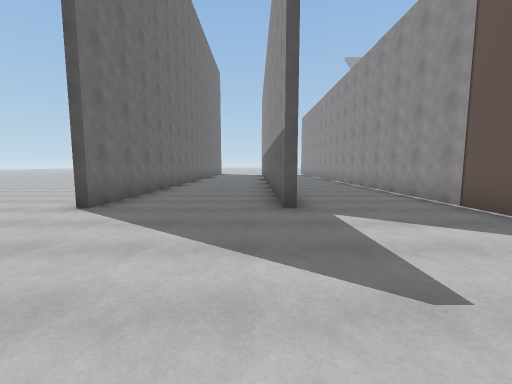
view 1 (above)

16 first-person views from a walk through a 3-D level made in the Unity game engine. The camera is 1.5 m above the floor, tilts 6° down and sees 90° across. The floor is counted in squares, 2 m on a side. Each view is taken from the middle of a square. On the plan, view 1 faces up. The plan holds only what a view shows up to about 9 squares ahead; the rest is blank. The place goes on beyond the plan. Some animated figures are not drawn.

view 2
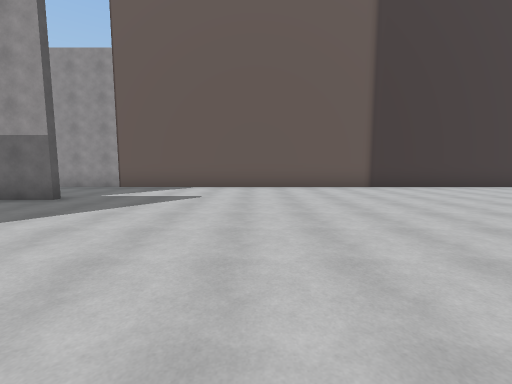

view 3
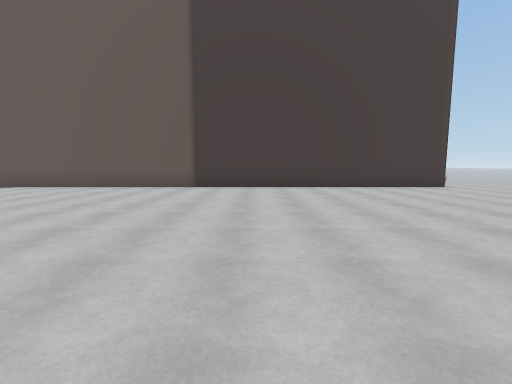

view 4
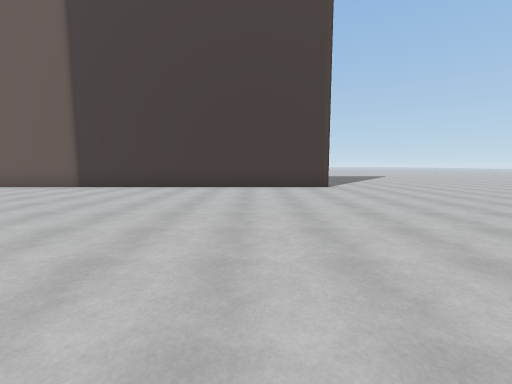

view 5
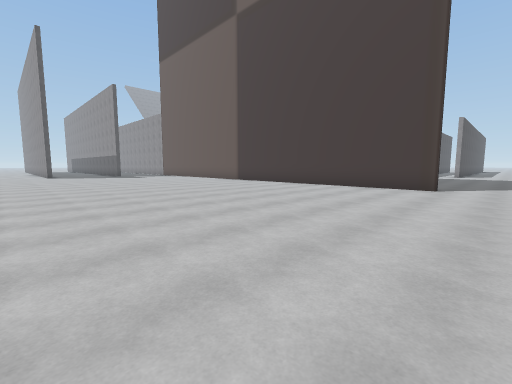

view 6
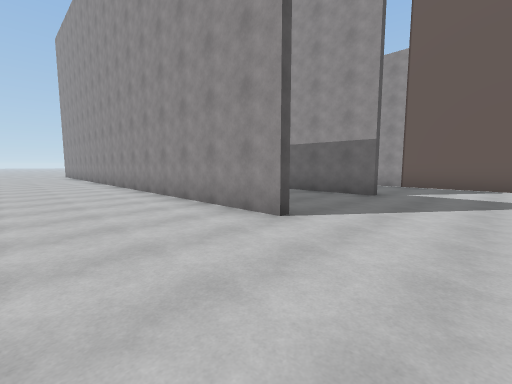

view 7
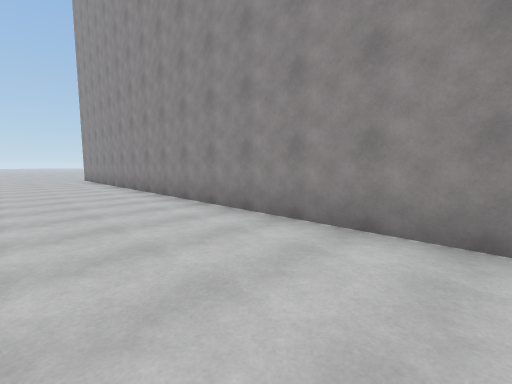

view 8
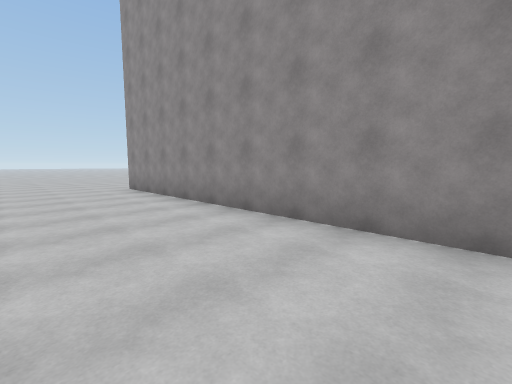

view 9
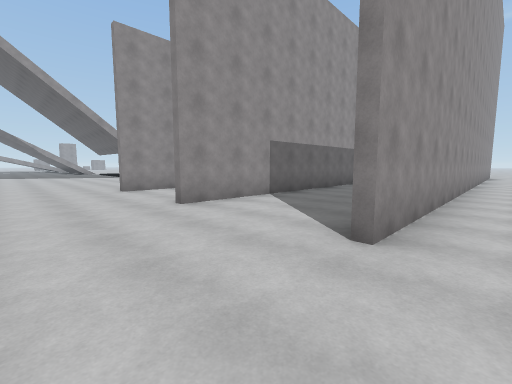

view 10
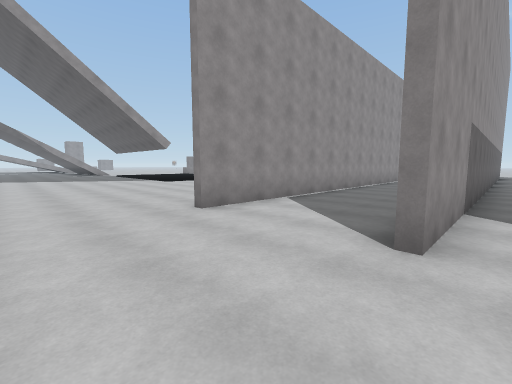

view 11
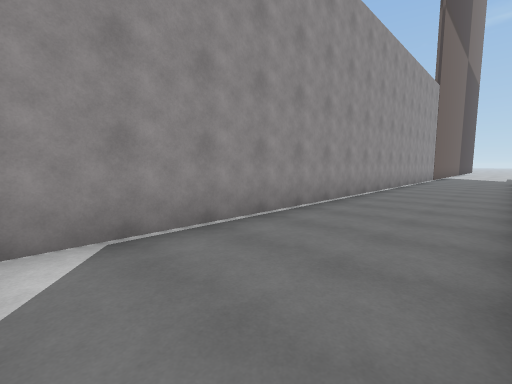

view 12
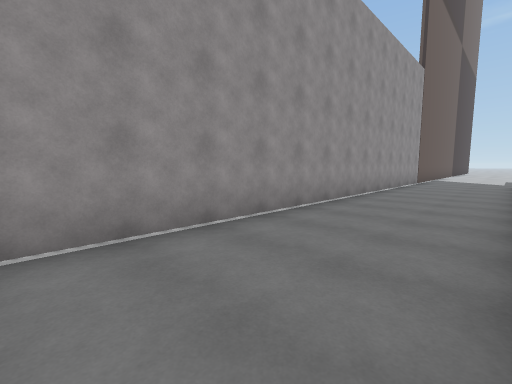

view 13
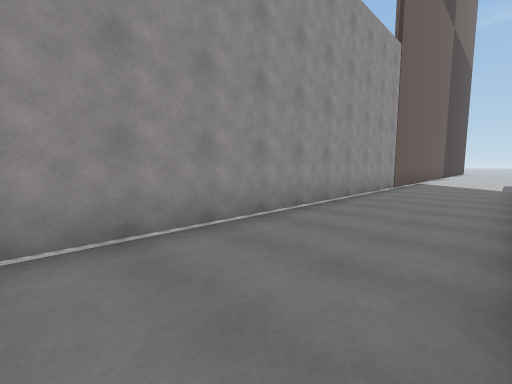

view 14
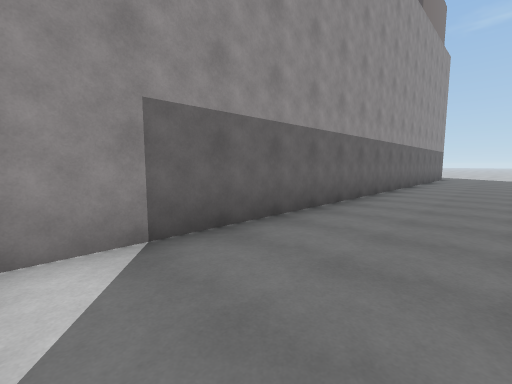

view 15
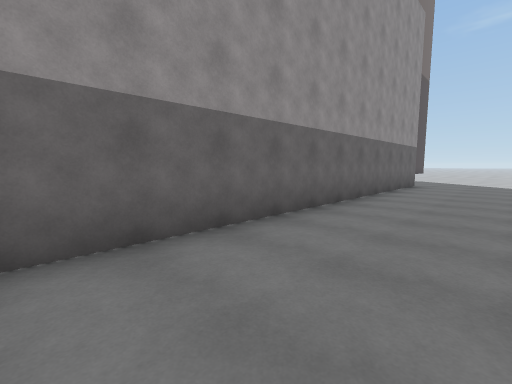

view 16
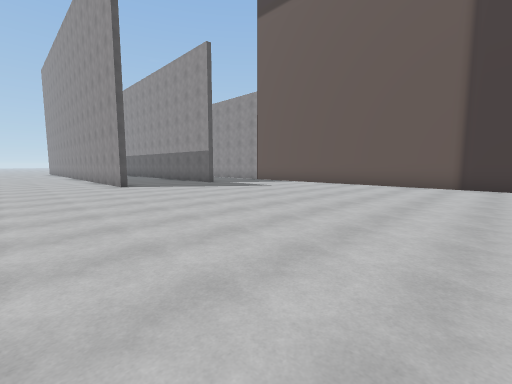

### Floor plan
Key: @ floor where view 1 was taken; # wall or solid block; . floor.
Columns run from 6 left of view 1 to 11 right of it. Each row starts with its distance up from view 1.
 24 ..................
 23 ..................
 22 .................
 21 ...#..#...#.....
 20 ...#..#...# ...
 19 ...#..#...#
 18 ...#..#...#
 17 ...#..#...#
 16 ...#..#...#
 15 ...#..#...#
 14 ...#..#...#
 13 ...#..#...#
 12 ...#..#...#
 11 ...#..#...#
 10 ...#..#...#
  9 ...#..#...#
  8 ...#..#...#
  7 ...#..#...#
  6 ...#..#...#
  5 ...#..#...#
  4 ..........#
  3 ..........#
  2 ..........#
  1 ..........#
  0 ......@...#
 -1 ..........#
 -2 ..........#
 -3 ..........#
 -4 ..........#
 -5 ..........#
 -6  .........#
 -7  .........#
 -8  .........#
 -9  .........#
-10  .........#
-11  .........#
-12  .........#.
-13  ............
-14  ............

Positions as (right, up) in squares from view 1, and headings:
1: (0, 0), facing up
2: (-5, 0), facing right
3: (-5, -6), facing right
4: (-5, -10), facing right
5: (-5, -14), facing up-right
6: (-6, 2), facing up-right
7: (-6, 7), facing up-right
8: (-6, 13), facing up-right
9: (-4, 24), facing down-right
10: (0, 24), facing down-right
11: (1, 20), facing down-right
12: (1, 17), facing down-right
13: (1, 14), facing down-right
14: (-2, 20), facing down-right
15: (-2, 15), facing down-right
16: (-6, -5), facing up-right
